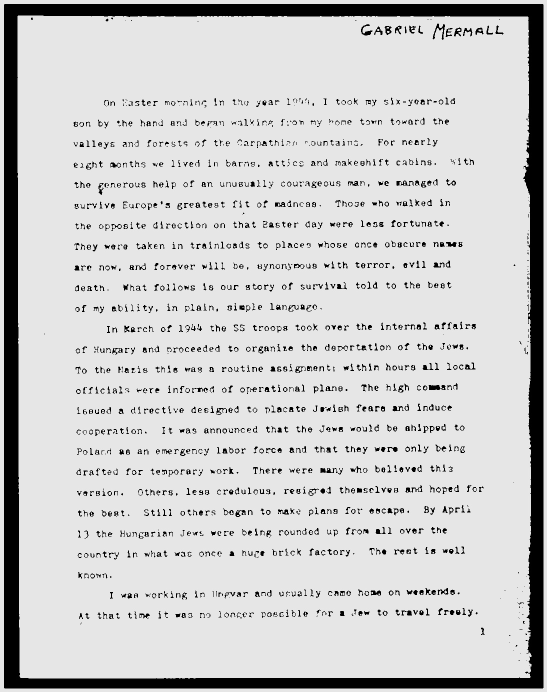
#> input picture source/temp/Thin font.jpg, 1094 x 1384 px (shown at 1/2 size)
$ python -i Preprocessing.py   (imports and definitions only)
#> lines starting #> are read from the running program, lines starting #| are printed output that depends on the picture; after the words box and inside, x2 and y2 are one past the last pixel; in counts of white or black regions, pixels touching at a corner belong together
import cv2
import numpy as np


class PreProcessing:
    def __init__(self, image, shouldPrintInfo = False):
#> called with image = 'temp/Thin font.jpg', shouldPrintInfo = False
        self.shouldPrintInfo = shouldPrintInfo
        self.source_image = cv2.imread(image)
#> self.source_image is the input picture: shape (1384, 1094, 3); min 0, max 239, mean 202.6
        self.run()

    def run(self):
        print("Running operation on image")
        grayscale = self.convert_grayscale_and_threshold()
        no_noise = self.noise_removal()
        self.write_image(f'grayscale', grayscale)
        self.write_image(f'no_noise', no_noise)
        return print("Successfully did the preprocessing")

    def convert_grayscale_and_threshold(self):
        """Convert the Image to grayscale with a given source image returns black and white image used with a threshold, change number to adapt to different images"""
        if self.shouldPrintInfo:
            print("Converting Image to grayscale")
        image = cv2.cvtColor(self.source_image, cv2.COLOR_BGR2GRAY)
        thresh, im_bw = cv2.threshold(image, 210, 230, cv2.THRESH_BINARY)
#> im_bw: shape (1384, 1094); values 0 (black) and 230 (white), 88.1% white; 1449 black regions (252 under 20 px), largest, box (x1, y1, x2, y2) and area: (8, 8, 1087, 1377) 124028, (857, 770, 891, 780) 267, (865, 47, 890, 80) 237
        return im_bw

    def noise_removal(self):
        """Removing Noise with Dilate and erode and then with medianblur"""
        if self.shouldPrintInfo:
            print("Removing Noise from picture")
        image_source = self.convert_grayscale_and_threshold()
        kernel = np.ones((1, 1), np.uint8)
        image_source = cv2.dilate(image_source, kernel, iterations=1)
        kernel = np.ones((1, 1), np.uint8)
        image_source = cv2.erode(image_source, kernel, iterations=1)
        image_source = cv2.morphologyEx(image_source, cv2.MORPH_CLOSE, kernel)
        image_source = cv2.medianBlur(image_source, 3)
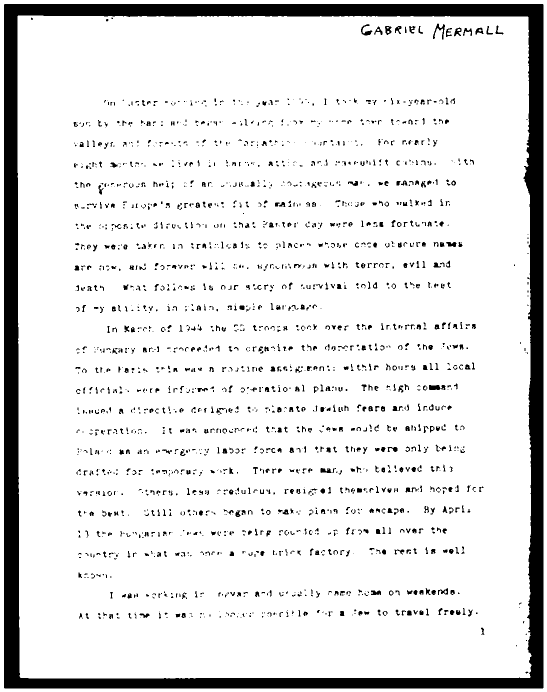
#> image_source: shape (1384, 1094) (shown at 1/2 size); values 0 (black) and 230 (white), 88.7% white; 2166 black regions (1278 under 20 px), largest, box (x1, y1, x2, y2) and area: (8, 8, 1087, 1377) 123943, (866, 47, 890, 79) 235, (858, 770, 881, 780) 201
        return image_source

    def write_image(self, name, image_source, showimage=False):
        if showimage:
            cv2.imshow(f'{name}', image_source)
        cv2.imwrite(f'temp/{name}.jpg', image_source)
        cv2.waitKey(0)


    def bounding_box(self):
        if self.shouldPrintInfo:
            print("Creating bounding box")


    #### Experiment ####

    ## Change the font size with Dilation and Erosion

    def thin_font(self):
        """Erosion"""
        image = cv2.bitwise_not(self.noise_removal())  # Revert the image ( white and black -> black and white )
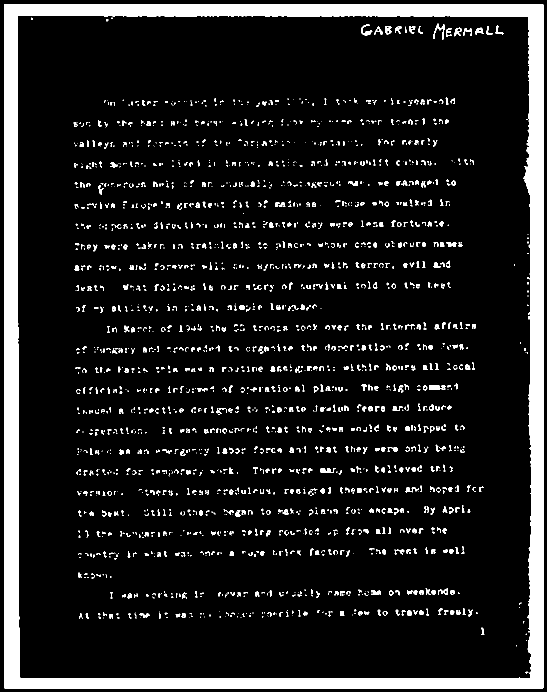
#> image: shape (1384, 1094) (shown at 1/2 size); values 25 (black) and 255 (white), 11.3% white; 2166 white regions (1278 under 20 px), largest, box (x1, y1, x2, y2) and area: (8, 8, 1087, 1377) 123943, (866, 47, 890, 79) 235, (858, 770, 881, 780) 201
        kernel = np.ones((2, 2), np.uint8)  # Higher array size harder to see the font -> Smaller it gets
        image = cv2.erode(image, kernel, iterations=1)
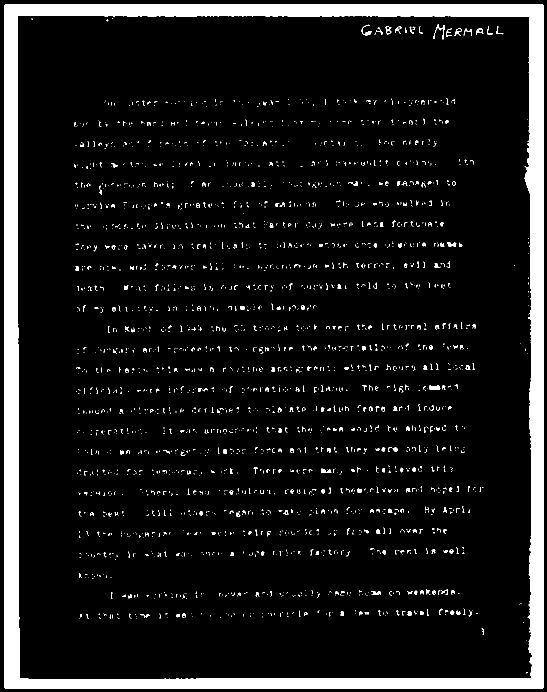
#> image: shape (1384, 1094) (shown at 1/2 size); values 25 (black) and 255 (white), 9.3% white; 2330 white regions (2024 under 20 px), largest, box (x1, y1, x2, y2) and area: (9, 9, 1087, 1377) 118912, (859, 771, 881, 780) 167, (867, 48, 890, 79) 143
        # Convert image back from bitwise
        image = cv2.bitwise_not(image)
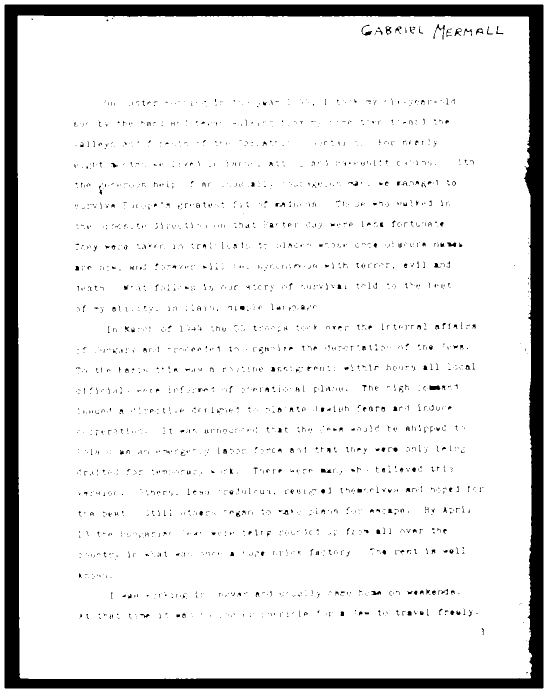
#> image: shape (1384, 1094) (shown at 1/2 size); values 0 (black) and 230 (white), 90.7% white; 2330 black regions (2024 under 20 px), largest, box (x1, y1, x2, y2) and area: (9, 9, 1087, 1377) 118912, (859, 771, 881, 780) 167, (867, 48, 890, 79) 143
        self.write_image("Thin font", image)
        return image

    def thick_font(self):
        """Dilate"""
        image = cv2.bitwise_not(self.noise_removal())  # Revert the image ( white and black -> black and white )
        kernel = np.ones((2, 2), np.uint8)  # Higher array size harder to see the font -> Smaller it gets
        image = cv2.dilate(image, kernel, iterations=1)
        # Convert image back from bitwise
        image = cv2.bitwise_not(image)
        self.write_image("thick_font", image)
        return image

>>> result = PreProcessing('temp/Thin font.jpg').thin_font()

$ run again, on source/temp/thick_font.jpg
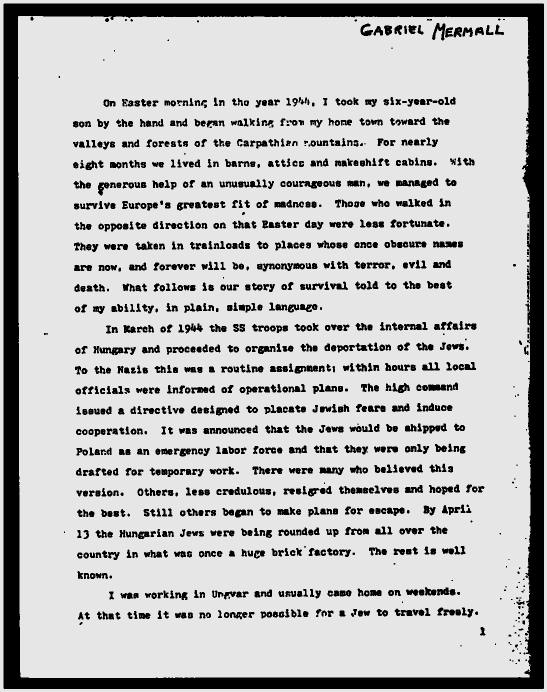
#> input picture source/temp/thick_font.jpg, 1094 x 1384 px (shown at 1/2 size)
#> in __init__, self.source_image is the input picture: shape (1384, 1094, 3); min 0, max 240, mean 188.6
#> im_bw: shape (1384, 1094); values 0 (black) and 230 (white), 82% white; 1212 black regions (103 under 20 px), largest, box (x1, y1, x2, y2) and area: (7, 7, 1088, 1378) 134687, (866, 483, 914, 495) 483, (639, 935, 688, 950) 473
#> in noise_removal, `image_source = cv2.medianBlur(image_source, 3)`:
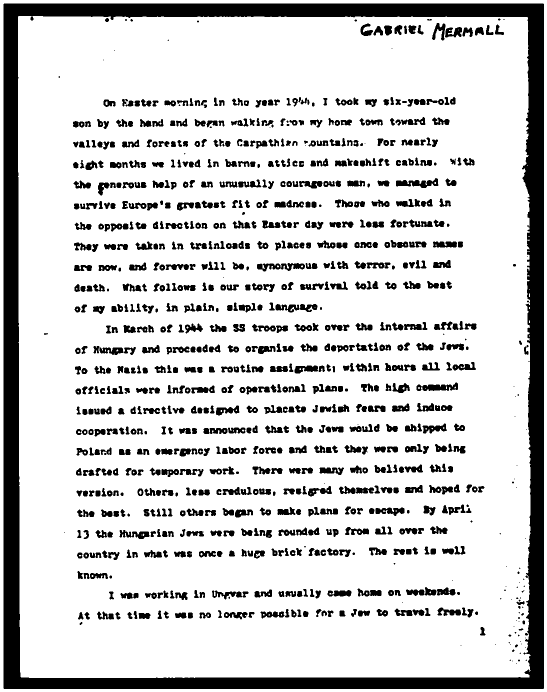
#> image_source: shape (1384, 1094) (shown at 1/2 size); values 0 (black) and 230 (white), 81.8% white; 923 black regions (87 under 20 px), largest, box (x1, y1, x2, y2) and area: (7, 7, 1088, 1378) 135232, (514, 526, 610, 543) 904, (792, 356, 877, 376) 889
#> in thin_font, `image = cv2.bitwise_not(image)`:
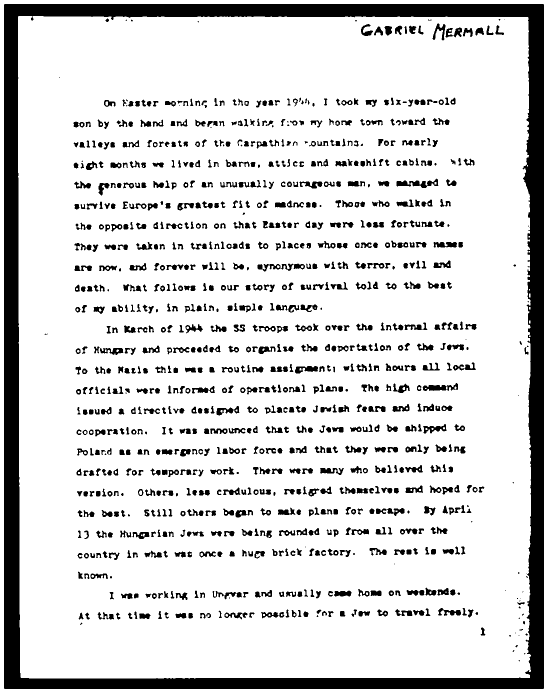
#> image: shape (1384, 1094) (shown at 1/2 size); values 0 (black) and 230 (white), 84.6% white; 956 black regions (68 under 20 px), largest, box (x1, y1, x2, y2) and area: (8, 8, 1088, 1378) 129974, (793, 357, 877, 376) 725, (515, 527, 610, 543) 677
